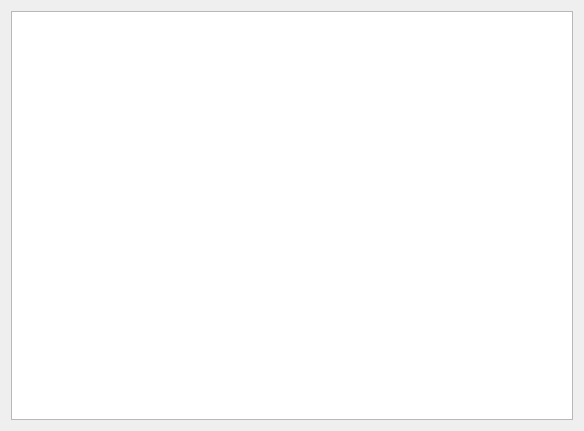
<?xml version="1.0" encoding="UTF-8"?>
<ui version="4.0">
 <class>AnsDialog</class>
 <widget class="QDialog" name="AnsDialog">
  <property name="geometry">
   <rect>
    <x>0</x>
    <y>0</y>
    <width>584</width>
    <height>431</height>
   </rect>
  </property>
  <property name="windowTitle">
   <string>Dialog</string>
  </property>
  <layout class="QVBoxLayout" name="verticalLayout">
   <item>
    <widget class="QTableWidget" name="tableWidget"/>
   </item>
  </layout>
 </widget>
 <resources/>
 <connections/>
</ui>
